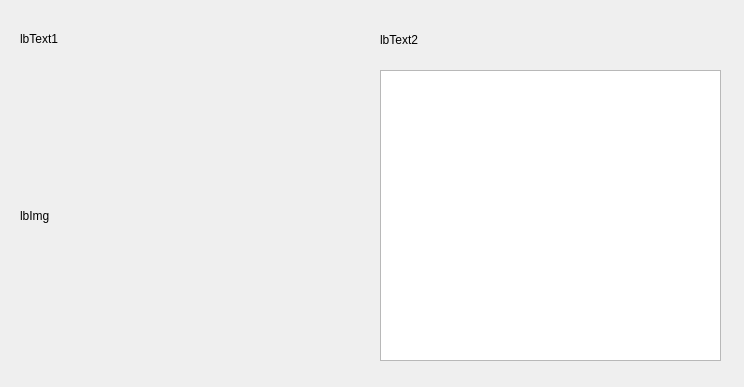
<?xml version="1.0" encoding="UTF-8"?>
<ui version="4.0">
 <class>TestWindow</class>
 <widget class="QWidget" name="TestWindow">
  <property name="geometry">
   <rect>
    <x>0</x>
    <y>0</y>
    <width>744</width>
    <height>387</height>
   </rect>
  </property>
  <property name="windowTitle">
   <string>Form</string>
  </property>
  <widget class="QLabel" name="lbImg">
   <property name="geometry">
    <rect>
     <x>20</x>
     <y>80</y>
     <width>331</width>
     <height>271</height>
    </rect>
   </property>
   <property name="text">
    <string>lbImg</string>
   </property>
  </widget>
  <widget class="QLabel" name="lbText1">
   <property name="geometry">
    <rect>
     <x>20</x>
     <y>30</y>
     <width>341</width>
     <height>17</height>
    </rect>
   </property>
   <property name="text">
    <string>lbText1</string>
   </property>
  </widget>
  <widget class="QGraphicsView" name="graphicsView">
   <property name="geometry">
    <rect>
     <x>380</x>
     <y>70</y>
     <width>341</width>
     <height>291</height>
    </rect>
   </property>
  </widget>
  <widget class="QLabel" name="lbText2">
   <property name="geometry">
    <rect>
     <x>380</x>
     <y>30</y>
     <width>341</width>
     <height>20</height>
    </rect>
   </property>
   <property name="text">
    <string>lbText2</string>
   </property>
  </widget>
 </widget>
 <resources/>
 <connections/>
</ui>
